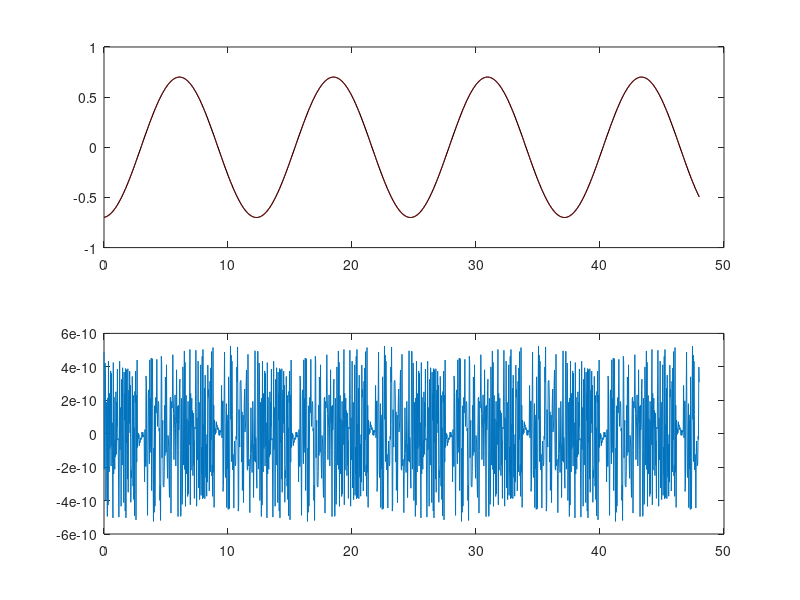

Here is the MATLAB script that generated this plot:
close all
clear all
a=load('tidalM2.txt');

%%plot(a(1,:),a(2,:))

wm2=(2*pi/12.42);

col_sen=sin(wm2*a(1,:))';
col_cos=cos(wm2*a(1,:))';

G=[col_sen col_cos];

%
% Gm=d
% m=inv(GT*G)*GT*d

m=inv(G'*G)*G'*a(2,:)';

y_t = m(1)*sin(wm2*a(1,:)) + m(2)*cos(wm2*a(1,:));

subplot(2,1,1)
plot(a(1,:),a(2,:),'r',a(1,:),y_t,'k')
subplot(2,1,2)
plot(a(1,:),a(2,:)-y_t)


